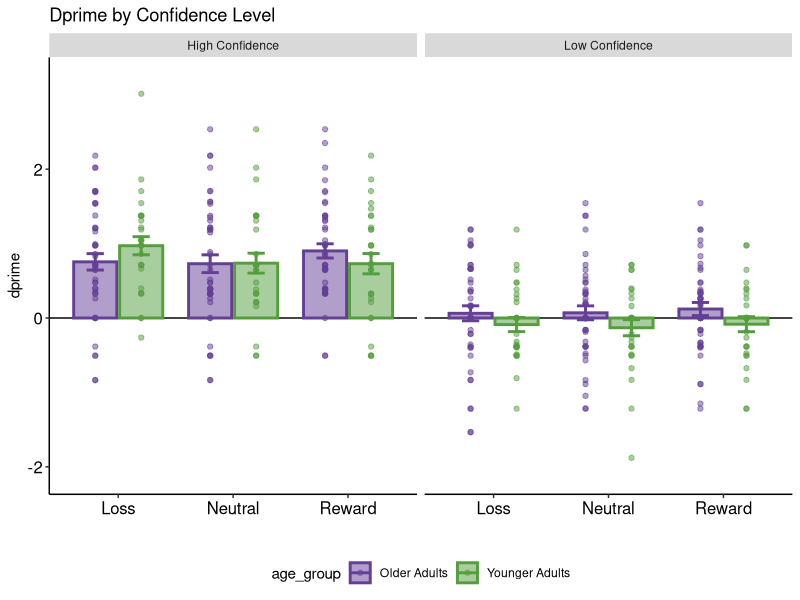
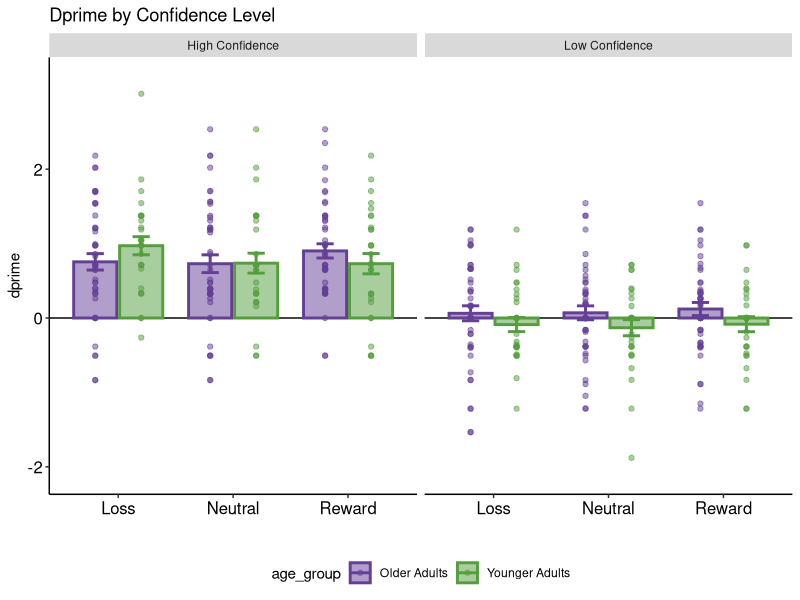

Generate these figures, in order, with R:
## ---- chunk 1
knitr::opts_chunk$set(echo = TRUE)

# Load libraries
library(tidyverse) # v2.0.0
library(ggplot2) # v3.5.1
library(dplyr) # v1.1.4
library(emmeans) # v1.10.0

# Set colorscales
age_group_cscale <- scale_color_manual(values = c("#643f95", "#549e3e"))
age_group_fscale <- scale_fill_manual(values = c("#643f95", "#549e3e"))

# Read in data
df <- read_csv('anon_dprime_by_conf.csv')

df$valence <- factor(df$valence, levels = c('Loss', 'Neutral', 'Reward'))
## ---- chunk 2
# Plot dprime for OAs and YAs across Valence and Confidence Level
fig <- df %>%
  ggplot(aes(x=valence, y=dprime, fill=age_group, color=age_group)) +
  geom_hline(yintercept=0) + 
  geom_point(aes(x=valence, y=dprime), alpha = 0.5, position = position_dodge(0.8)) +
  stat_summary(fun.y = "mean", geom="bar", size=1, width=0.75, position=position_dodge(0.8), alpha=0.5) +
  stat_summary(fun.data = mean_se, geom="errorbar", width=0.3, size=1, position=position_dodge(0.8)) +
  labs(title="Dprime by Confidence Level") +
  age_group_cscale +
  age_group_fscale +
  xlab("") +
  ylab("dprime") +
  facet_wrap(.~confidence) +
  theme(panel.background = element_blank(), 
        axis.line = element_line(colour = "black"), 
        legend.position = "bottom", 
        axis.text.x = element_text(colour = "black", size = 12), 
        axis.text.y = element_text(colour = "black", size = 12)) +
  scale_y_continuous(expand = expansion(mult = c(0.1,0.1)))
fig

ggsave('sup_fig03.pdf', fig)
## ---- chunk 3
mod <- lm(dprime ~ confidence*age_group*valence, 
          data = df)
summary(mod)

emm = emmeans(mod, ~ confidence*age_group*valence)
pairs(emm, simple = 'each', adjust = "none")

dsum <- df %>% group_by(valence, confidence, age_group) %>% summarize(
  dprime_mean = mean(dprime, na.rm = TRUE),
  dprime_std = sd(dprime, na.rm = TRUE),
  dprime_est = (t.test(dprime, na.rm = TRUE)$estimate),
  dprime_T = (t.test(dprime, na.rm = TRUE)$statistic),
  dprime_p = (t.test(dprime, na.rm = TRUE)$p.value))
dsum
